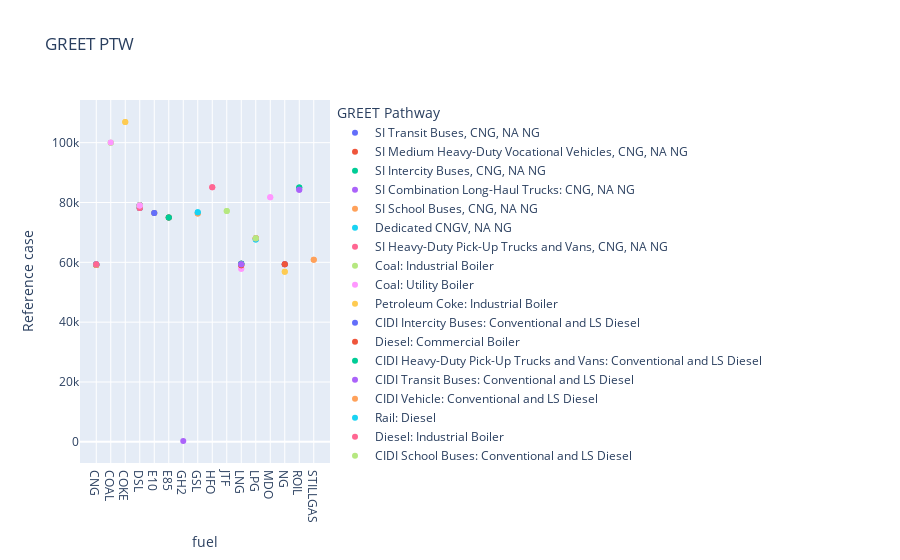

Notebook code for this chart:
### Markdown cell above
# Direct combustion

### Code cell
fig = px.scatter(greet_eere[(greet_eere.Year == 2022) & (greet_eere['Formula'] == 'CO2')], x='fuel', y='Reference case', 
                 color='GREET Pathway', title='GREET PTW')

fig.show()

### Figure 1 — Plotly figure (JSON) as saved in the notebook; plotly's stock layout.template omitted (floating-point values rounded to 4 significant figures)
{"data": [{"hovertemplate": "GREET Pathway=SI Transit Buses, CNG, NA NG<br>fuel=%{x}<br>Reference case=%{y}<extra></extra>", "legendgroup": "SI Transit Buses, CNG, NA NG", "marker": {"color": "#636efa", "symbol": "circle"}, "mode": "markers", "name": "SI Transit Buses, CNG, NA NG", "orientation": "v", "showlegend": true, "type": "scatter", "x": ["CNG", "CNG"], "xaxis": "x", "y": [59280.0, 59280.0], "yaxis": "y"}, {"hovertemplate": "GREET Pathway=SI Medium Heavy-Duty Vocational Vehicles, CNG, NA NG<br>fuel=%{x}<br>Reference case=%{y}<extra></extra>", "legendgroup": "SI Medium Heavy-Duty Vocational Vehicles, CNG, NA NG", "marker": {"color": "#EF553B", "symbol": "circle"}, "mode": "markers", "name": "SI Medium Heavy-Duty Vocational Vehicles, CNG, NA NG", "orientation": "v", "showlegend": true, "type": "scatter", "x": ["CNG", "CNG"], "xaxis": "x", "y": [59120.0, 59120.0], "yaxis": "y"}, {"hovertemplate": "GREET Pathway=SI Intercity Buses, CNG, NA NG<br>fuel=%{x}<br>Reference case=%{y}<extra></extra>", "legendgroup": "SI Intercity Buses, CNG, NA NG", "marker": {"color": "#00cc96", "symbol": "circle"}, "mode": "markers", "name": "SI Intercity Buses, CNG, NA NG", "orientation": "v", "showlegend": true, "type": "scatter", "x": ["CNG", "CNG"], "xaxis": "x", "y": [59280.0, 59280.0], "yaxis": "y"}, {"hovertemplate": "GREET Pathway=SI Combination Long-Haul Trucks: CNG, NA NG<br>fuel=%{x}<br>Reference case=%{y}<extra></extra>", "legendgroup": "SI Combination Long-Haul Trucks: CNG, NA NG", "marker": {"color": "#ab63fa", "symbol": "circle"}, "mode": "markers", "name": "SI Combination Long-Haul Trucks: CNG, NA NG", "orientation": "v", "showlegend": true, "type": "scatter", "x": ["CNG", "CNG"], "xaxis": "x", "y": [59290.0, 59290.0], "yaxis": "y"}, {"hovertemplate": "GREET Pathway=SI School Buses, CNG, NA NG<br>fuel=%{x}<br>Reference case=%{y}<extra></extra>", "legendgroup": "SI School Buses, CNG, NA NG", "marker": {"color": "#FFA15A", "symbol": "circle"}, "mode": "markers", "name": "SI School Buses, CNG, NA NG", "orientation": "v", "showlegend": true, "type": "scatter", "x": ["CNG", "CNG"], "xaxis": "x", "y": [59120.0, 59120.0], "yaxis": "y"}, {"hovertemplate": "GREET Pathway=Dedicated CNGV, NA NG<br>fuel=%{x}<br>Reference case=%{y}<extra></extra>", "legendgroup": "Dedicated CNGV, NA NG", "marker": {"color": "#19d3f3", "symbol": "circle"}, "mode": "markers", "name": "Dedicated CNGV, NA NG", "orientation": "v", "showlegend": true, "type": "scatter", "x": ["CNG", "CNG"], "xaxis": "x", "y": [59320.0, 59320.0], "yaxis": "y"}, {"hovertemplate": "GREET Pathway=SI Heavy-Duty Pick-Up Trucks and Vans, CNG, NA NG<br>fuel=%{x}<br>Reference case=%{y}<extra></extra>", "legendgroup": "SI Heavy-Duty Pick-Up Trucks and Vans, CNG, NA NG", "marker": {"color": "#FF6692", "symbol": "circle"}, "mode": "markers", "name": "SI Heavy-Duty Pick-Up Trucks and Vans, CNG, NA NG", "orientation": "v", "showlegend": true, "type": "scatter", "x": ["CNG", "CNG"], "xaxis": "x", "y": [59320.0, 59320.0], "yaxis": "y"}, {"hovertemplate": "GREET Pathway=Coal: Industrial Boiler<br>fuel=%{x}<br>Reference case=%{y}<extra></extra>", "legendgroup": "Coal: Industrial Boiler", "marker": {"color": "#B6E880", "symbol": "circle"}, "mode": "markers", "name": "Coal: Industrial Boiler", "orientation": "v", "showlegend": true, "type": "scatter", "x": ["COAL", "COAL"], "xaxis": "x", "y": [100000.0, 100000.0], "yaxis": "y"}, {"hovertemplate": "GREET Pathway=Coal: Utility Boiler<br>fuel=%{x}<br>Reference case=%{y}<extra></extra>", "legendgroup": "Coal: Utility Boiler", "marker": {"color": "#FF97FF", "symbol": "circle"}, "mode": "markers", "name": "Coal: Utility Boiler", "orientation": "v", "showlegend": true, "type": "scatter", "x": ["COAL"], "xaxis": "x", "y": [100000.0], "yaxis": "y"}, {"hovertemplate": "GREET Pathway=Petroleum Coke: Industrial Boiler<br>fuel=%{x}<br>Reference case=%{y}<extra></extra>", "legendgroup": "Petroleum Coke: Industrial Boiler", "marker": {"color": "#FECB52", "symbol": "circle"}, "mode": "markers", "name": "Petroleum Coke: Industrial Boiler", "orientation": "v", "showlegend": true, "type": "scatter", "x": ["COKE", "COKE"], "xaxis": "x", "y": [106900.0, 106900.0], "yaxis": "y"}, {"hovertemplate": "GREET Pathway=CIDI Intercity Buses: Conventional and LS Diesel<br>fuel=%{x}<br>Reference case=%{y}<extra></extra>", "legendgroup": "CIDI Intercity Buses: Conventional and LS Diesel", "marker": {"color": "#636efa", "symbol": "circle"}, "mode": "markers", "name": "CIDI Intercity Buses: Conventional and LS Diesel", "orientation": "v", "showlegend": true, "type": "scatter", "x": ["DSL", "DSL"], "xaxis": "x", "y": [79060.0, 79060.0], "yaxis": "y"}, {"hovertemplate": "GREET Pathway=Diesel: Commercial Boiler<br>fuel=%{x}<br>Reference case=%{y}<extra></extra>", "legendgroup": "Diesel: Commercial Boiler", "marker": {"color": "#EF553B", "symbol": "circle"}, "mode": "markers", "name": "Diesel: Commercial Boiler", "orientation": "v", "showlegend": true, "type": "scatter", "x": ["DSL", "DSL"], "xaxis": "x", "y": [78150.0, 78150.0], "yaxis": "y"}, {"hovertemplate": "GREET Pathway=CIDI Heavy-Duty Pick-Up Trucks and Vans: Conventional and LS Diesel<br>fuel=%{x}<br>Reference case=%{y}<extra></extra>", "legendgroup": "CIDI Heavy-Duty Pick-Up Trucks and Vans: Conventional and LS Diesel", "marker": {"color": "#00cc96", "symbol": "circle"}, "mode": "markers", "name": "CIDI Heavy-Duty Pick-Up Trucks and Vans: Conventional and LS Diesel", "orientation": "v", "showlegend": true, "type": "scatter", "x": ["DSL", "DSL"], "xaxis": "x", "y": [79050.0, 79050.0], "yaxis": "y"}, {"hovertemplate": "GREET Pathway=CIDI Transit Buses: Conventional and LS Diesel<br>fuel=%{x}<br>Reference case=%{y}<extra></extra>", "legendgroup": "CIDI Transit Buses: Conventional and LS Diesel", "marker": {"color": "#ab63fa", "symbol": "circle"}, "mode": "markers", "name": "CIDI Transit Buses: Conventional and LS Diesel", "orientation": "v", "showlegend": true, "type": "scatter", "x": ["DSL", "DSL"], "xaxis": "x", "y": [79070.0, 79070.0], "yaxis": "y"}, {"hovertemplate": "GREET Pathway=CIDI Vehicle: Conventional and LS Diesel<br>fuel=%{x}<br>Reference case=%{y}<extra></extra>", "legendgroup": "CIDI Vehicle: Conventional and LS Diesel", "marker": {"color": "#FFA15A", "symbol": "circle"}, "mode": "markers", "name": "CIDI Vehicle: Conventional and LS Diesel", "orientation": "v", "showlegend": true, "type": "scatter", "x": ["DSL", "DSL"], "xaxis": "x", "y": [79020.0, 79020.0], "yaxis": "y"}, {"hovertemplate": "GREET Pathway=Rail: Diesel<br>fuel=%{x}<br>Reference case=%{y}<extra></extra>", "legendgroup": "Rail: Diesel", "marker": {"color": "#19d3f3", "symbol": "circle"}, "mode": "markers", "name": "Rail: Diesel", "orientation": "v", "showlegend": true, "type": "scatter", "x": ["DSL", "DSL"], "xaxis": "x", "y": [78180.0, 78180.0], "yaxis": "y"}, {"hovertemplate": "GREET Pathway=Diesel: Industrial Boiler<br>fuel=%{x}<br>Reference case=%{y}<extra></extra>", "legendgroup": "Diesel: Industrial Boiler", "marker": {"color": "#FF6692", "symbol": "circle"}, "mode": "markers", "name": "Diesel: Industrial Boiler", "orientation": "v", "showlegend": true, "type": "scatter", "x": ["DSL", "DSL"], "xaxis": "x", "y": [78170.0, 78170.0], "yaxis": "y"}, {"hovertemplate": "GREET Pathway=CIDI School Buses: Conventional and LS Diesel<br>fuel=%{x}<br>Reference case=%{y}<extra></extra>", "legendgroup": "CIDI School Buses: Conventional and LS Diesel", "marker": {"color": "#B6E880", "symbol": "circle"}, "mode": "markers", "name": "CIDI School Buses: Conventional and LS Diesel", "orientation": "v", "showlegend": true, "type": "scatter", "x": ["DSL", "DSL"], "xaxis": "x", "y": [79060.0, 79060.0], "yaxis": "y"}, {"hovertemplate": "GREET Pathway=CIDI Combination Long-Haul Trucks: Conventional and LS Diesel<br>fuel=%{x}<br>Reference case=%{y}<extra></extra>", "legendgroup": "CIDI Combination Long-Haul Trucks: Conventional and LS Diesel", "marker": {"color": "#FF97FF", "symbol": "circle"}, "mode": "markers", "name": "CIDI Combination Long-Haul Trucks: Conventional and LS Diesel", "orientation": "v", "showlegend": true, "type": "scatter", "x": ["DSL", "DSL"], "xaxis": "x", "y": [79020.0, 79020.0], "yaxis": "y"}, {"hovertemplate": "GREET Pathway=SI Heavy-Duty Pick-Up Trucks and Vans: Low-Level EtOH Blend with Gasoline (E10, Corn)<br>fuel=%{x}<br>Reference case=%{y}<extra></extra>", "legendgroup": "SI Heavy-Duty Pick-Up Trucks and Vans: Low-Level EtOH Blend with Gasoline (E10, Corn)", "marker": {"color": "#FECB52", "symbol": "circle"}, "mode": "markers", "name": "SI Heavy-Duty Pick-Up Trucks and Vans: Low-Level EtOH Blend with Gasoline (E10, Corn)", "orientation": "v", "showlegend": true, "type": "scatter", "x": ["E10", "E10"], "xaxis": "x", "y": [76450.0, 76450.0], "yaxis": "y"}, {"hovertemplate": "GREET Pathway=SI Medium Heavy-Duty Vocational Vehicles: Low-Level EtOH Blend with Gasoline (E10, Corn)<br>fuel=%{x}<br>Reference case=%{y}<extra></extra>", "legendgroup": "SI Medium Heavy-Duty Vocational Vehicles: Low-Level EtOH Blend with Gasoline (E10, Corn)", "marker": {"color": "#636efa", "symbol": "circle"}, "mode": "markers", "name": "SI Medium Heavy-Duty Vocational Vehicles: Low-Level EtOH Blend with Gasoline (E10, Corn)", "orientation": "v", "showlegend": true, "type": "scatter", "x": ["E10", "E10"], "xaxis": "x", "y": [76450.0, 76450.0], "yaxis": "y"}, {"hovertemplate": "GREET Pathway=SI Medium Heavy-Duty Vocational Vehicles: E85, Corn<br>fuel=%{x}<br>Reference case=%{y}<extra></extra>", "legendgroup": "SI Medium Heavy-Duty Vocational Vehicles: E85, Corn", "marker": {"color": "#EF553B", "symbol": "circle"}, "mode": "markers", "name": "SI Medium Heavy-Duty Vocational Vehicles: E85, Corn", "orientation": "v", "showlegend": true, "type": "scatter", "x": ["E85", "E85"], "xaxis": "x", "y": [74980.0, 74980.0], "yaxis": "y"}, {"hovertemplate": "GREET Pathway=SI Heavy-Duty Pick-Up Trucks and Vans: E85, Corn<br>fuel=%{x}<br>Reference case=%{y}<extra></extra>", "legendgroup": "SI Heavy-Duty Pick-Up Trucks and Vans: E85, Corn", "marker": {"color": "#00cc96", "symbol": "circle"}, "mode": "markers", "name": "SI Heavy-Duty Pick-Up Trucks and Vans: E85, Corn", "orientation": "v", "showlegend": true, "type": "scatter", "x": ["E85", "E85"], "xaxis": "x", "y": [74980.0, 74980.0], "yaxis": "y"}, {"hovertemplate": "GREET Pathway=G.H2 ICE Vehicle, Central Plants, NA NG<br>fuel=%{x}<br>Reference case=%{y}<extra></extra>", "legendgroup": "G.H2 ICE Vehicle, Central Plants, NA NG", "marker": {"color": "#ab63fa", "symbol": "circle"}, "mode": "markers", "name": "G.H2 ICE Vehicle, Central Plants, NA NG", "orientation": "v", "showlegend": true, "type": "scatter", "x": ["GH2"], "xaxis": "x", "y": [253.0], "yaxis": "y"}, {"hovertemplate": "GREET Pathway=Gasoline Vehicle: Gasoline<br>fuel=%{x}<br>Reference case=%{y}<extra></extra>", "legendgroup": "Gasoline Vehicle: Gasoline", "marker": {"color": "#FFA15A", "symbol": "circle"}, "mode": "markers", "name": "Gasoline Vehicle: Gasoline", "orientation": "v", "showlegend": true, "type": "scatter", "x": ["GSL", "GSL"], "xaxis": "x", "y": [76320.0, 76320.0], "yaxis": "y"}, {"hovertemplate": "GREET Pathway=Gasoline Vehicle: Low-Level EtOH Blend with Gasoline (E0, Corn)<br>fuel=%{x}<br>Reference case=%{y}<extra></extra>", "legendgroup": "Gasoline Vehicle: Low-Level EtOH Blend with Gasoline (E0, Corn)", "marker": {"color": "#19d3f3", "symbol": "circle"}, "mode": "markers", "name": "Gasoline Vehicle: Low-Level EtOH Blend with Gasoline (E0, Corn)", "orientation": "v", "showlegend": true, "type": "scatter", "x": ["GSL", "GSL"], "xaxis": "x", "y": [76700.0, 76700.0], "yaxis": "y"}, {"hovertemplate": "GREET Pathway=HFO (0.5% sulfur)<br>fuel=%{x}<br>Reference case=%{y}<extra></extra>", "legendgroup": "HFO (0.5% sulfur)", "marker": {"color": "#FF6692", "symbol": "circle"}, "mode": "markers", "name": "HFO (0.5% sulfur)", "orientation": "v", "showlegend": true, "type": "scatter", "x": ["HFO", "HFO"], "xaxis": "x", "y": [85080.0, 85080.0], "yaxis": "y"}, {"hovertemplate": "GREET Pathway=Petroleum Conv. Jet Fuel<br>fuel=%{x}<br>Reference case=%{y}<extra></extra>", "legendgroup": "Petroleum Conv. Jet Fuel", "marker": {"color": "#B6E880", "symbol": "circle"}, "mode": "markers", "name": "Petroleum Conv. Jet Fuel", "orientation": "v", "showlegend": true, "type": "scatter", "x": ["JTF", "JTF"], "xaxis": "x", "y": [77190.0, 77190.0], "yaxis": "y"}, {"hovertemplate": "GREET Pathway=Liquefied Natural Gas (LNG)<br>fuel=%{x}<br>Reference case=%{y}<extra></extra>", "legendgroup": "Liquefied Natural Gas (LNG)", "marker": {"color": "#FF97FF", "symbol": "circle"}, "mode": "markers", "name": "Liquefied Natural Gas (LNG)", "orientation": "v", "showlegend": true, "type": "scatter", "x": ["LNG", "LNG"], "xaxis": "x", "y": [57850.0, 57850.0], "yaxis": "y"}, {"hovertemplate": "GREET Pathway=SI Combination Long-Haul Trucks: LNG, NA NG<br>fuel=%{x}<br>Reference case=%{y}<extra></extra>", "legendgroup": "SI Combination Long-Haul Trucks: LNG, NA NG", "marker": {"color": "#FECB52", "symbol": "circle"}, "mode": "markers", "name": "SI Combination Long-Haul Trucks: LNG, NA NG", "orientation": "v", "showlegend": true, "type": "scatter", "x": ["LNG", "LNG"], "xaxis": "x", "y": [59530.0, 59530.0], "yaxis": "y"}, {"hovertemplate": "GREET Pathway=LNGV: Dedicated, NA NG<br>fuel=%{x}<br>Reference case=%{y}<extra></extra>", "legendgroup": "LNGV: Dedicated, NA NG", "marker": {"color": "#636efa", "symbol": "circle"}, "mode": "markers", "name": "LNGV: Dedicated, NA NG", "orientation": "v", "showlegend": true, "type": "scatter", "x": ["LNG", "LNG"], "xaxis": "x", "y": [59530.0, 59530.0], "yaxis": "y"}, {"hovertemplate": "GREET Pathway=Rail: Natural Gas<br>fuel=%{x}<br>Reference case=%{y}<extra></extra>", "legendgroup": "Rail: Natural Gas", "marker": {"color": "#EF553B", "symbol": "circle"}, "mode": "markers", "name": "Rail: Natural Gas", "orientation": "v", "showlegend": true, "type": "scatter", "x": ["LNG", "LNG"], "xaxis": "x", "y": [59040.0, 59040.0], "yaxis": "y"}, {"hovertemplate": "GREET Pathway=SI Heavy Heavy-Duty Vocational Vehicles, LNG, NA NG<br>fuel=%{x}<br>Reference case=%{y}<extra></extra>", "legendgroup": "SI Heavy Heavy-Duty Vocational Vehicles, LNG, NA NG", "marker": {"color": "#00cc96", "symbol": "circle"}, "mode": "markers", "name": "SI Heavy Heavy-Duty Vocational Vehicles, LNG, NA NG", "orientation": "v", "showlegend": true, "type": "scatter", "x": ["LNG", "LNG"], "xaxis": "x", "y": [59530.0, 59530.0], "yaxis": "y"}, {"hovertemplate": "GREET Pathway=SI Transit Buses, LNG, NA NG<br>fuel=%{x}<br>Reference case=%{y}<extra></extra>", "legendgroup": "SI Transit Buses, LNG, NA NG", "marker": {"color": "#ab63fa", "symbol": "circle"}, "mode": "markers", "name": "SI Transit Buses, LNG, NA NG", "orientation": "v", "showlegend": true, "type": "scatter", "x": ["LNG", "LNG"], "xaxis": "x", "y": [59340.0, 59340.0], "yaxis": "y"}, {"hovertemplate": "GREET Pathway=LPG: Industrial Boiler<br>fuel=%{x}<br>Reference case=%{y}<extra></extra>", "legendgroup": "LPG: Industrial Boiler", "marker": {"color": "#FFA15A", "symbol": "circle"}, "mode": "markers", "name": "LPG: Industrial Boiler", "orientation": "v", "showlegend": true, "type": "scatter", "x": ["LPG", "LPG"], "xaxis": "x", "y": [68040.0, 68040.0], "yaxis": "y"}, {"hovertemplate": "GREET Pathway=LPGV: Dedicated, Crude and NG Mix<br>fuel=%{x}<br>Reference case=%{y}<extra></extra>", "legendgroup": "LPGV: Dedicated, Crude and NG Mix", "marker": {"color": "#19d3f3", "symbol": "circle"}, "mode": "markers", "name": "LPGV: Dedicated, Crude and NG Mix", "orientation": "v", "showlegend": true, "type": "scatter", "x": ["LPG", "LPG"], "xaxis": "x", "y": [67650.0, 67650.0], "yaxis": "y"}, {"hovertemplate": "GREET Pathway=LPG: Commercial Boiler<br>fuel=%{x}<br>Reference case=%{y}<extra></extra>", "legendgroup": "LPG: Commercial Boiler", "marker": {"color": "#FF6692", "symbol": "circle"}, "mode": "markers", "name": "LPG: Commercial Boiler", "orientation": "v", "showlegend": true, "type": "scatter", "x": ["LPG", "LPG"], "xaxis": "x", "y": [68040.0, 68040.0], "yaxis": "y"}, {"hovertemplate": "GREET Pathway=SI School Buses, LPG, Crude and NG Mix<br>fuel=%{x}<br>Reference case=%{y}<extra></extra>", "legendgroup": "SI School Buses, LPG, Crude and NG Mix", "marker": {"color": "#B6E880", "symbol": "circle"}, "mode": "markers", "name": "SI School Buses, LPG, Crude and NG Mix", "orientation": "v", "showlegend": true, "type": "scatter", "x": ["LPG", "LPG"], "xaxis": "x", "y": [68060.0, 68060.0], "yaxis": "y"}, {"hovertemplate": "GREET Pathway=MDO (0.5% sulfur)<br>fuel=%{x}<br>Reference case=%{y}<extra></extra>", "legendgroup": "MDO (0.5% sulfur)", "marker": {"color": "#FF97FF", "symbol": "circle"}, "mode": "markers", "name": "MDO (0.5% sulfur)", "orientation": "v", "showlegend": true, "type": "scatter", "x": ["MDO", "MDO"], "xaxis": "x", "y": [81790.0, 81790.0], "yaxis": "y"}, {"hovertemplate": "GREET Pathway=Natural Gas: Stationary Reciprocating Engine<br>fuel=%{x}<br>Reference case=%{y}<extra></extra>", "legendgroup": "Natural Gas: Stationary Reciprocating Engine", "marker": {"color": "#FECB52", "symbol": "circle"}, "mode": "markers", "name": "Natural Gas: Stationary Reciprocating Engine", "orientation": "v", "showlegend": true, "type": "scatter", "x": ["NG", "NG"], "xaxis": "x", "y": [56890.0, 56890.0], "yaxis": "y"}, {"hovertemplate": "GREET Pathway=Natural Gas: Utility/ Industrial Boiler (>100 mmBtu/hr input)<br>fuel=%{x}<br>Reference case=%{y}<extra></extra>", "legendgroup": "Natural Gas: Utility/ Industrial Boiler (>100 mmBtu/hr input)", "marker": {"color": "#636efa", "symbol": "circle"}, "mode": "markers", "name": "Natural Gas: Utility/ Industrial Boiler (>100 mmBtu/hr input)", "orientation": "v", "showlegend": true, "type": "scatter", "x": ["NG", "NG"], "xaxis": "x", "y": [59370.0, 59370.0], "yaxis": "y"}, {"hovertemplate": "GREET Pathway=Natural Gas: Small Industrial Boiler (10-100 mmBtu/hr input)<br>fuel=%{x}<br>Reference case=%{y}<extra></extra>", "legendgroup": "Natural Gas: Small Industrial Boiler (10-100 mmBtu/hr input)", "marker": {"color": "#EF553B", "symbol": "circle"}, "mode": "markers", "name": "Natural Gas: Small Industrial Boiler (10-100 mmBtu/hr input)", "orientation": "v", "showlegend": true, "type": "scatter", "x": ["NG", "NG"], "xaxis": "x", "y": [59360.0, 59360.0], "yaxis": "y"}, {"hovertemplate": "GREET Pathway=Residual Oil: Industrial Boiler<br>fuel=%{x}<br>Reference case=%{y}<extra></extra>", "legendgroup": "Residual Oil: Industrial Boiler", "marker": {"color": "#00cc96", "symbol": "circle"}, "mode": "markers", "name": "Residual Oil: Industrial Boiler", "orientation": "v", "showlegend": true, "type": "scatter", "x": ["ROIL", "ROIL"], "xaxis": "x", "y": [85010.0, 85010.0], "yaxis": "y"}, {"hovertemplate": "GREET Pathway=Residual Oil: Stationary Reciprocating Engine<br>fuel=%{x}<br>Reference case=%{y}<extra></extra>", "legendgroup": "Residual Oil: Stationary Reciprocating Engine", "marker": {"color": "#ab63fa", "symbol": "circle"}, "mode": "markers", "name": "Residual Oil: Stationary Reciprocating Engine", "orientation": "v", "showlegend": true, "type": "scatter", "x": ["ROIL", "ROIL"], "xaxis": "x", "y": [84240.0, 84240.0], "yaxis": "y"}, {"hovertemplate": "GREET Pathway=Refinery Still Gas: Industrial Boiler<br>fuel=%{x}<br>Reference case=%{y}<extra></extra>", "legendgroup": "Refinery Still Gas: Industrial Boiler", "marker": {"color": "#FFA15A", "symbol": "circle"}, "mode": "markers", "name": "Refinery Still Gas: Industrial Boiler", "orientation": "v", "showlegend": true, "type": "scatter", "x": ["STILLGAS", "STILLGAS"], "xaxis": "x", "y": [60880.0, 60880.0], "yaxis": "y"}], "layout": {"legend": {"title": {"text": "GREET Pathway"}, "tracegroupgap": 0}, "title": {"text": "GREET PTW"}, "xaxis": {"anchor": "y", "domain": [0, 1], "title": {"text": "fuel"}}, "yaxis": {"anchor": "x", "domain": [0, 1], "title": {"text": "Reference case"}}}}
